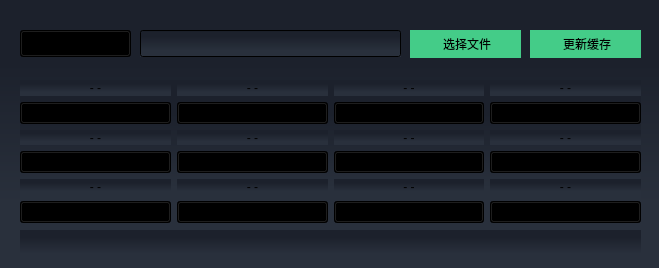
<?xml version="1.0" encoding="UTF-8"?>
<ui version="4.0">
 <class>ImportFileForm</class>
 <widget class="QWidget" name="ImportFileForm">
  <property name="geometry">
   <rect>
    <x>0</x>
    <y>0</y>
    <width>659</width>
    <height>268</height>
   </rect>
  </property>
  <property name="windowTitle">
   <string>更新缓存文件</string>
  </property>
  <property name="windowIcon">
   <iconset>
    <normaloff>icon/dataUpdate.ico</normaloff>icon/dataUpdate.ico</iconset>
  </property>
  <property name="styleSheet">
   <string notr="true">background-color: qlineargradient(spread:pad, x1:0, y1:0, x2:0, y2:1, stop:0.236422 rgba(28, 33, 44, 255), stop:0.760383 rgba(41, 48, 60, 255));</string>
  </property>
  <widget class="QComboBox" name="fileTypeCBox">
   <property name="geometry">
    <rect>
     <x>20</x>
     <y>30</y>
     <width>111</width>
     <height>27</height>
    </rect>
   </property>
  </widget>
  <widget class="QPushButton" name="importFileButton">
   <property name="geometry">
    <rect>
     <x>530</x>
     <y>30</y>
     <width>111</width>
     <height>28</height>
    </rect>
   </property>
   <property name="styleSheet">
    <string notr="true">QPushButton {
	background-color: rgb(68, 204, 136);
	border: none;
	border-radius: 23;
}

QPushButton:hover {
	background-color: rgb(59, 173, 116);
}

QPushButton:pressed{
	background-color: rgb(51, 150, 101);
}</string>
   </property>
   <property name="text">
    <string> 更新缓存</string>
   </property>
   <property name="icon">
    <iconset>
     <normaloff>icon/dataUpdate.ico</normaloff>icon/dataUpdate.ico</iconset>
   </property>
   <property name="iconSize">
    <size>
     <width>24</width>
     <height>24</height>
    </size>
   </property>
  </widget>
  <widget class="QLineEdit" name="filePathLEdit">
   <property name="enabled">
    <bool>true</bool>
   </property>
   <property name="geometry">
    <rect>
     <x>140</x>
     <y>30</y>
     <width>261</width>
     <height>27</height>
    </rect>
   </property>
   <property name="readOnly">
    <bool>true</bool>
   </property>
  </widget>
  <widget class="QPushButton" name="chosePathButton">
   <property name="geometry">
    <rect>
     <x>410</x>
     <y>30</y>
     <width>111</width>
     <height>28</height>
    </rect>
   </property>
   <property name="sizePolicy">
    <sizepolicy hsizetype="Minimum" vsizetype="Maximum">
     <horstretch>0</horstretch>
     <verstretch>0</verstretch>
    </sizepolicy>
   </property>
   <property name="maximumSize">
    <size>
     <width>16777215</width>
     <height>46</height>
    </size>
   </property>
   <property name="styleSheet">
    <string notr="true">QPushButton {
	background-color: rgb(68, 204, 136);
	border: none;
	border-radius: 23;
}

QPushButton:hover {
	background-color: rgb(59, 173, 116);
}

QPushButton:pressed{
	background-color: rgb(51, 150, 101);
}</string>
   </property>
   <property name="text">
    <string> 选择文件</string>
   </property>
   <property name="icon">
    <iconset>
     <normaloff>icon/packet.ico</normaloff>icon/packet.ico</iconset>
   </property>
   <property name="iconSize">
    <size>
     <width>20</width>
     <height>20</height>
    </size>
   </property>
  </widget>
  <widget class="QWidget" name="gridLayoutWidget">
   <property name="geometry">
    <rect>
     <x>20</x>
     <y>80</y>
     <width>621</width>
     <height>143</height>
    </rect>
   </property>
   <layout class="QGridLayout" name="gridLayout">
    <item row="2" column="1">
     <widget class="QLabel" name="label_7">
      <property name="text">
       <string>- -</string>
      </property>
      <property name="alignment">
       <set>Qt::AlignCenter</set>
      </property>
     </widget>
    </item>
    <item row="0" column="0">
     <widget class="QLabel" name="label_3">
      <property name="text">
       <string>- -</string>
      </property>
      <property name="alignment">
       <set>Qt::AlignCenter</set>
      </property>
     </widget>
    </item>
    <item row="1" column="0">
     <widget class="QComboBox" name="comboBox"/>
    </item>
    <item row="3" column="2">
     <widget class="QComboBox" name="comboBox_7"/>
    </item>
    <item row="1" column="2">
     <widget class="QComboBox" name="comboBox_3"/>
    </item>
    <item row="0" column="3">
     <widget class="QLabel" name="label_5">
      <property name="text">
       <string>- -</string>
      </property>
      <property name="alignment">
       <set>Qt::AlignCenter</set>
      </property>
     </widget>
    </item>
    <item row="1" column="1">
     <widget class="QComboBox" name="comboBox_2"/>
    </item>
    <item row="3" column="3">
     <widget class="QComboBox" name="comboBox_8"/>
    </item>
    <item row="2" column="2">
     <widget class="QLabel" name="label_8">
      <property name="text">
       <string>- -</string>
      </property>
      <property name="alignment">
       <set>Qt::AlignCenter</set>
      </property>
     </widget>
    </item>
    <item row="4" column="1">
     <widget class="QLabel" name="label_11">
      <property name="text">
       <string>- -</string>
      </property>
      <property name="alignment">
       <set>Qt::AlignCenter</set>
      </property>
     </widget>
    </item>
    <item row="4" column="3">
     <widget class="QLabel" name="label_13">
      <property name="text">
       <string>- -</string>
      </property>
      <property name="alignment">
       <set>Qt::AlignCenter</set>
      </property>
     </widget>
    </item>
    <item row="3" column="1">
     <widget class="QComboBox" name="comboBox_6"/>
    </item>
    <item row="2" column="3">
     <widget class="QLabel" name="label_9">
      <property name="text">
       <string>- -</string>
      </property>
      <property name="alignment">
       <set>Qt::AlignCenter</set>
      </property>
     </widget>
    </item>
    <item row="4" column="2">
     <widget class="QLabel" name="label_12">
      <property name="text">
       <string>- -</string>
      </property>
      <property name="alignment">
       <set>Qt::AlignCenter</set>
      </property>
     </widget>
    </item>
    <item row="0" column="1">
     <widget class="QLabel" name="label_2">
      <property name="text">
       <string>- -</string>
      </property>
      <property name="alignment">
       <set>Qt::AlignCenter</set>
      </property>
     </widget>
    </item>
    <item row="0" column="2">
     <widget class="QLabel" name="label_4">
      <property name="text">
       <string>- -</string>
      </property>
      <property name="alignment">
       <set>Qt::AlignCenter</set>
      </property>
     </widget>
    </item>
    <item row="1" column="3">
     <widget class="QComboBox" name="comboBox_4"/>
    </item>
    <item row="4" column="0">
     <widget class="QLabel" name="label_10">
      <property name="text">
       <string>- -</string>
      </property>
      <property name="alignment">
       <set>Qt::AlignCenter</set>
      </property>
     </widget>
    </item>
    <item row="3" column="0">
     <widget class="QComboBox" name="comboBox_5"/>
    </item>
    <item row="2" column="0">
     <widget class="QLabel" name="label_6">
      <property name="text">
       <string>- -</string>
      </property>
      <property name="alignment">
       <set>Qt::AlignCenter</set>
      </property>
     </widget>
    </item>
    <item row="5" column="0">
     <widget class="QComboBox" name="comboBox_9"/>
    </item>
    <item row="5" column="1">
     <widget class="QComboBox" name="comboBox_10"/>
    </item>
    <item row="5" column="2">
     <widget class="QComboBox" name="comboBox_11"/>
    </item>
    <item row="5" column="3">
     <widget class="QComboBox" name="comboBox_12"/>
    </item>
   </layout>
  </widget>
  <widget class="QLabel" name="statusLabel">
   <property name="geometry">
    <rect>
     <x>20</x>
     <y>230</y>
     <width>621</width>
     <height>31</height>
    </rect>
   </property>
   <property name="text">
    <string/>
   </property>
  </widget>
 </widget>
 <resources/>
 <connections/>
</ui>
